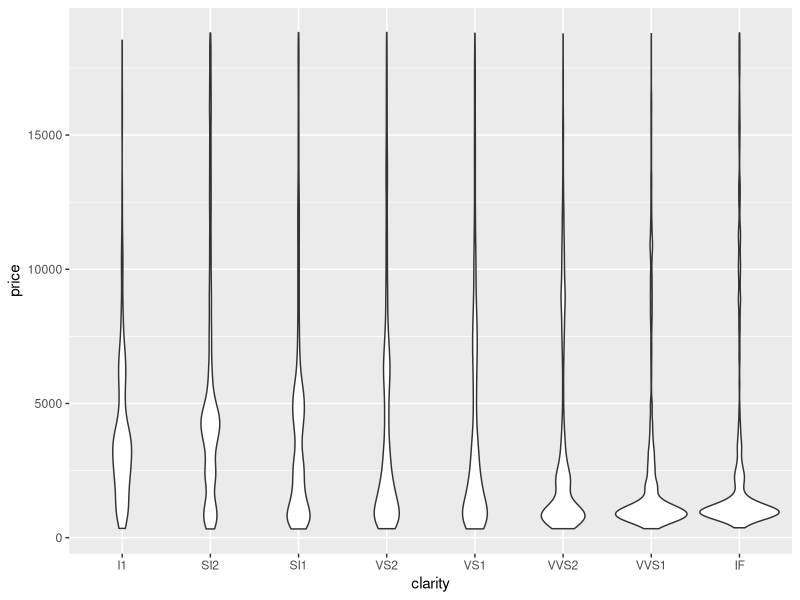
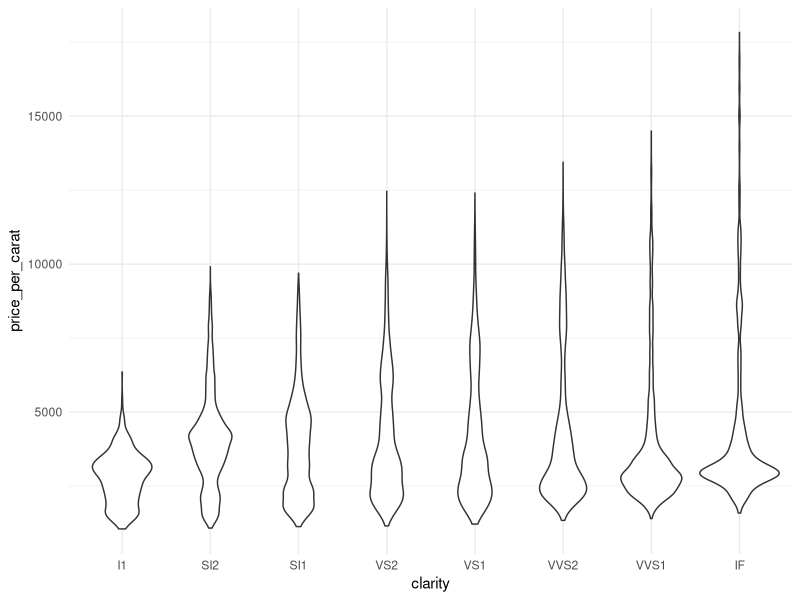
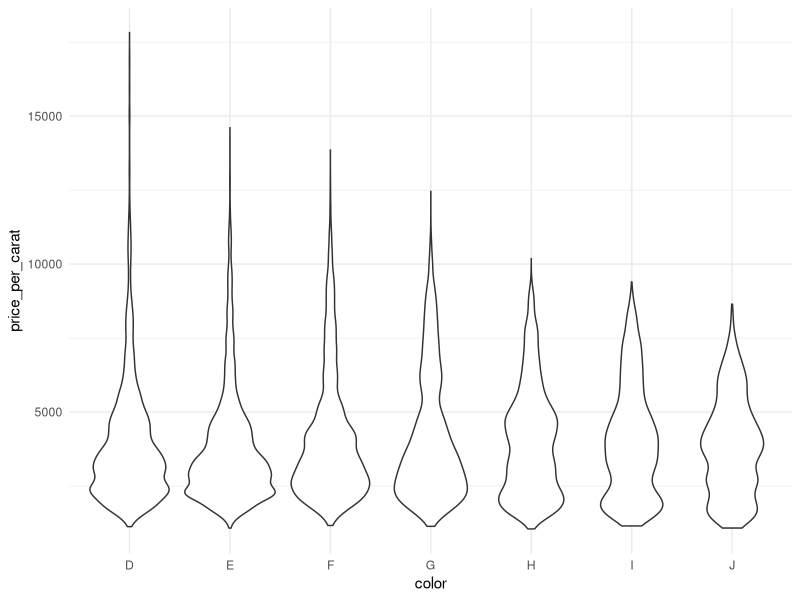
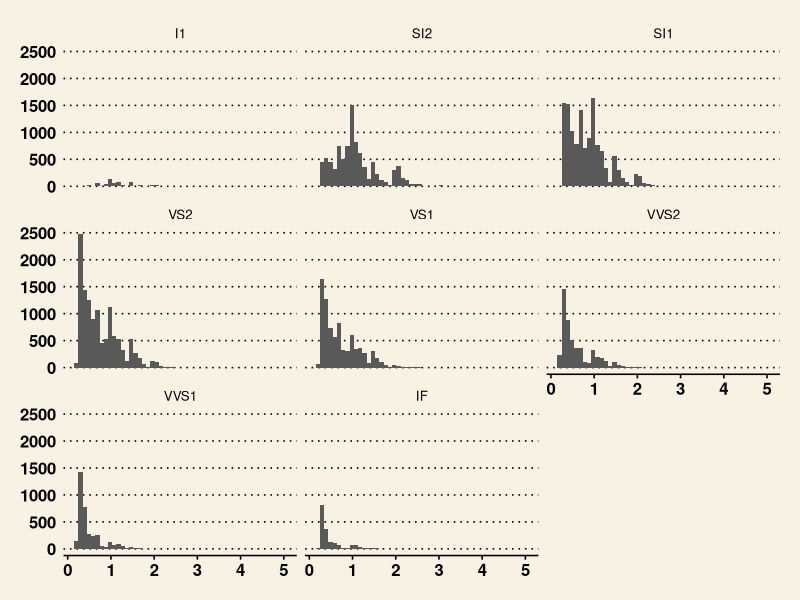
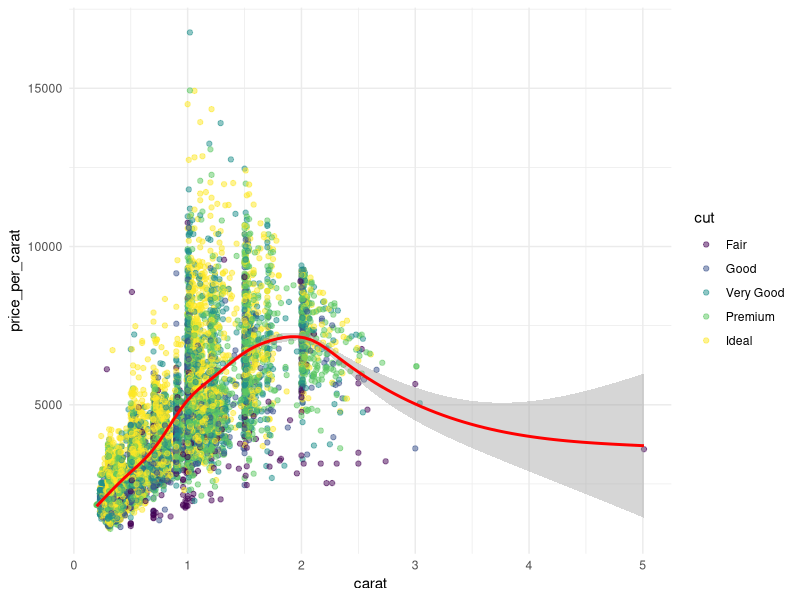
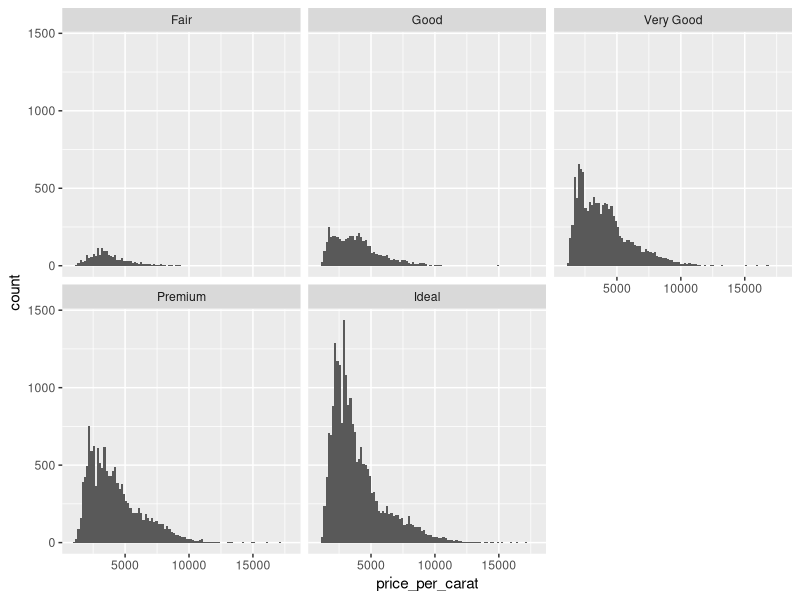

These charts were generated, in order, by the following R code:
# import the relevant packages
library(tidyverse)
library(ggthemes)
View(diamonds)

# question1: price distribution by clarity 
ggplot(diamonds,aes(clarity,price)) +
  geom_violin()

## calculate the price per carat of each diamonds
diamonds <- diamonds %>%
  mutate(price_per_carat = price/carat)

## build the violin chart again using clarity and price per carat
ggplot(diamonds,aes(clarity,price_per_carat)) +
  geom_violin() +
  theme_minimal()

# question2: price distribution by color
ggplot(diamonds,aes(color,price_per_carat)) + 
  geom_violin() +
  theme_minimal()

# question3: Relationship between clarity and size
ggplot(diamonds,aes(carat)) + 
  geom_histogram(bins=50) +
  facet_wrap(~clarity) + 
  theme_wsj()

# question4: Relationship between size and price per carat
ggplot(sample_frac(diamonds,0.2),
       aes(carat,price_per_carat,color=cut)) +
  geom_point(alpha=0.5) + 
  geom_smooth(col="red") +
  theme_minimal()

# question5: Most marketable price points
ggplot(diamonds,aes(price_per_carat)) +
  geom_histogram(bins=100) +
  facet_wrap(~cut)
